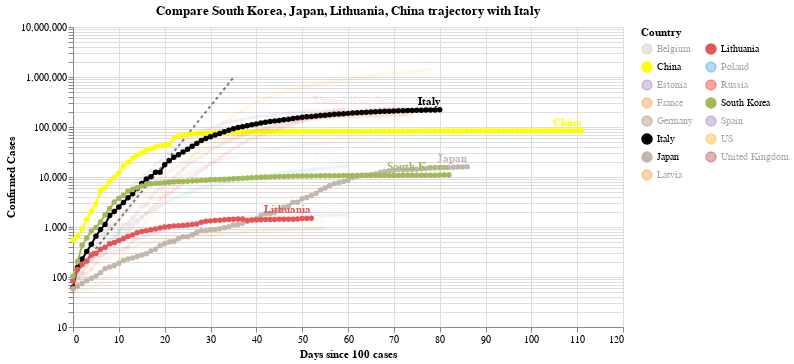

The notebook cell this image was saved under:
### Code cell
#hide_input
chart3 = make_since_chart(dff2, ['South Korea', 'Japan', 'Lithuania', 'China'], baseline_countries)
chart3

### Figure 1 — Vega-Lite specification as saved in the notebook (floating-point values rounded to 4 significant figures; data arrays with more than 128 entries replaced by an {"elided": "..."} marker saying what was removed)
{"config": {"view": {"continuousWidth": 400, "continuousHeight": 300}}, "layer": [{"data": {"name": "data-628230001892d6798b50651be41d1b3e"}, "mark": {"type": "line", "color": "black", "opacity": 0.5, "strokeDash": [3, 3]}, "encoding": {"x": {"type": "quantitative", "field": "Days since 100 cases"}, "y": {"type": "quantitative", "field": "Confirmed Cases"}}}, {"data": {"name": "data-40dc5f7833f959efd3d4bd90a17e305a"}, "mark": {"type": "line", "point": true}, "encoding": {"color": {"type": "nominal", "field": "Country", "legend": {"columns": 2}, "scale": {"domain": ["Belgium", "China", "Estonia", "France", "Germany", "Italy", "Japan", "Latvia", "Lithuania", "Poland", "Russia", "South Korea", "Spain", "US", "United Kingdom"], "range": ["#C1B7AD", "yellow", "#9467bd", "#F58518", "#9D755D", "black", "#C1B7AD", "#F58518", "#E45756", "#2495D3", "red", "#A1BA59", "#9467bd", "orange", "brown"]}}, "opacity": {"condition": {"value": 1, "selection": "selector007"}, "value": 0.05}, "tooltip": [{"type": "nominal", "field": "Country"}, {"type": "temporal", "field": "Date"}, {"type": "quantitative", "field": "Confirmed Cases"}, {"type": "quantitative", "field": "Days since 100 cases"}], "x": {"type": "quantitative", "field": "Days since 100 cases"}, "y": {"type": "quantitative", "field": "Confirmed Cases", "scale": {"type": "log"}}}, "selection": {"selector007": {"type": "multi", "fields": ["Country"], "bind": "legend", "init": [{"Country": "South Korea"}, {"Country": "Japan"}, {"Country": "Lithuania"}, {"Country": "China"}, {"Country": "Italy"}]}}, "width": 550}, {"data": {"name": "data-40dc5f7833f959efd3d4bd90a17e305a"}, "mark": {"type": "text", "align": "right", "dy": -8, "fontWeight": "bold"}, "encoding": {"color": {"type": "nominal", "field": "Country", "legend": {"columns": 2}, "scale": {"domain": ["Belgium", "China", "Estonia", "France", "Germany", "Italy", "Japan", "Latvia", "Lithuania", "Poland", "Russia", "South Korea", "Spain", "US", "United Kingdom"], "range": ["#C1B7AD", "yellow", "#9467bd", "#F58518", "#9D755D", "black", "#C1B7AD", "#F58518", "#E45756", "#2495D3", "red", "#A1BA59", "#9467bd", "orange", "brown"]}}, "opacity": {"condition": {"value": 1, "selection": "selector007"}, "value": 0.05}, "text": {"type": "nominal", "field": "Country"}, "tooltip": [{"type": "nominal", "field": "Country"}, {"type": "temporal", "field": "Date"}, {"type": "quantitative", "field": "Confirmed Cases"}, {"type": "quantitative", "field": "Days since 100 cases"}], "x": {"type": "quantitative", "field": "Days since 100 cases"}, "y": {"type": "quantitative", "field": "Confirmed Cases", "scale": {"type": "log"}}}, "transform": [{"filter": "(datum['Date'] >= 1589241600000)"}], "width": 550}], "title": "Compare South Korea, Japan, Lithuania, China trajectory with Italy", "$schema": "https://vega.github.io/schema/vega-lite/v4.0.2.json", "datasets": {"data-628230001892d6798b50651be41d1b3e": [{"Days since 100 cases": 0, "Confirmed Cases": 100.0}, {"Days since 100 cases": 1, "Confirmed Cases": 130.0}, {"Days since 100 cases": 2, "Confirmed Cases": 169.0}, {"Days since 100 cases": 3, "Confirmed Cases": 219.7}, {"Days since 100 cases": 4, "Confirmed Cases": 285.6}, {"Days since 100 cases": 5, "Confirmed Cases": 371.3}, {"Days since 100 cases": 6, "Confirmed Cases": 482.7}, {"Days since 100 cases": 7, "Confirmed Cases": 627.5}, {"Days since 100 cases": 8, "Confirmed Cases": 815.7}, {"Days since 100 cases": 9, "Confirmed Cases": 1060.0}, {"Days since 100 cases": 10, "Confirmed Cases": 1379.0}, {"Days since 100 cases": 11, "Confirmed Cases": 1792.0}, {"Days since 100 cases": 12, "Confirmed Cases": 2330.0}, {"Days since 100 cases": 13, "Confirmed Cases": 3029.0}, {"Days since 100 cases": 14, "Confirmed Cases": 3937.0}, {"Days since 100 cases": 15, "Confirmed Cases": 5119.0}, {"Days since 100 cases": 16, "Confirmed Cases": 6654.0}, {"Days since 100 cases": 17, "Confirmed Cases": 8650.0}, {"Days since 100 cases": 18, "Confirmed Cases": 11250.0}, {"Days since 100 cases": 19, "Confirmed Cases": 14620.0}, {"Days since 100 cases": 20, "Confirmed Cases": 19000.0}, {"Days since 100 cases": 21, "Confirmed Cases": 24710.0}, {"Days since 100 cases": 22, "Confirmed Cases": 32120.0}, {"Days since 100 cases": 23, "Confirmed Cases": 41750.0}, {"Days since 100 cases": 24, "Confirmed Cases": 54280.0}, {"Days since 100 cases": 25, "Confirmed Cases": 70560.0}, {"Days since 100 cases": 26, "Confirmed Cases": 91730.0}, {"Days since 100 cases": 27, "Confirmed Cases": 119300.0}, {"Days since 100 cases": 28, "Confirmed Cases": 155000.0}, {"Days since 100 cases": 29, "Confirmed Cases": 201500.0}, {"Days since 100 cases": 30, "Confirmed Cases": 262000.0}, {"Days since 100 cases": 31, "Confirmed Cases": 340600.0}, {"Days since 100 cases": 32, "Confirmed Cases": 442800.0}, {"Days since 100 cases": 33, "Confirmed Cases": 575600.0}, {"Days since 100 cases": 34, "Confirmed Cases": 748300.0}, {"Days since 100 cases": 35, "Confirmed Cases": 972800.0}], "data-40dc5f7833f959efd3d4bd90a17e305a": {"elided": "1095 records"}}}
